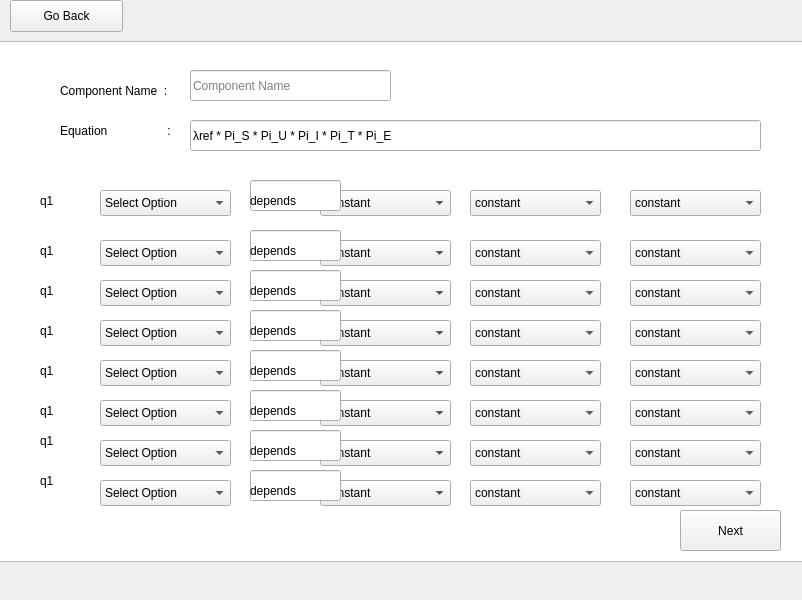
<?xml version="1.0" encoding="UTF-8"?>
<ui version="4.0">
 <class>Form</class>
 <widget class="QWidget" name="Form">
  <property name="geometry">
   <rect>
    <x>0</x>
    <y>0</y>
    <width>802</width>
    <height>600</height>
   </rect>
  </property>
  <property name="acceptDrops">
   <bool>true</bool>
  </property>
  <property name="windowTitle">
   <string>Components</string>
  </property>
  <widget class="QPushButton" name="backBtn">
   <property name="geometry">
    <rect>
     <x>10</x>
     <y>0</y>
     <width>113</width>
     <height>32</height>
    </rect>
   </property>
   <property name="text">
    <string>Go Back</string>
   </property>
  </widget>
  <widget class="QTableView" name="tableView">
   <property name="geometry">
    <rect>
     <x>-5</x>
     <y>41</y>
     <width>811</width>
     <height>521</height>
    </rect>
   </property>
  </widget>
  <widget class="QLabel" name="label">
   <property name="geometry">
    <rect>
     <x>60</x>
     <y>70</y>
     <width>121</width>
     <height>41</height>
    </rect>
   </property>
   <property name="text">
    <string>Component Name  :</string>
   </property>
  </widget>
  <widget class="QPushButton" name="nextBtm">
   <property name="enabled">
    <bool>true</bool>
   </property>
   <property name="geometry">
    <rect>
     <x>680</x>
     <y>510</y>
     <width>101</width>
     <height>41</height>
    </rect>
   </property>
   <property name="text">
    <string>Next</string>
   </property>
   <property name="autoDefault">
    <bool>false</bool>
   </property>
   <property name="default">
    <bool>false</bool>
   </property>
   <property name="flat">
    <bool>false</bool>
   </property>
  </widget>
  <widget class="QLabel" name="refTemp">
   <property name="geometry">
    <rect>
     <x>250</x>
     <y>200</y>
     <width>60</width>
     <height>16</height>
    </rect>
   </property>
   <property name="text">
    <string/>
   </property>
  </widget>
  <widget class="QLineEdit" name="compName">
   <property name="geometry">
    <rect>
     <x>190</x>
     <y>70</y>
     <width>201</width>
     <height>31</height>
    </rect>
   </property>
   <property name="placeholderText">
    <string>Component Name</string>
   </property>
  </widget>
  <widget class="QLineEdit" name="equation">
   <property name="geometry">
    <rect>
     <x>190</x>
     <y>120</y>
     <width>571</width>
     <height>31</height>
    </rect>
   </property>
   <property name="text">
    <string>λref * Pi_S * Pi_U * Pi_I * Pi_T * Pi_E</string>
   </property>
   <property name="placeholderText">
    <string>Component Name</string>
   </property>
  </widget>
  <widget class="QLabel" name="label_2">
   <property name="geometry">
    <rect>
     <x>60</x>
     <y>110</y>
     <width>121</width>
     <height>41</height>
    </rect>
   </property>
   <property name="text">
    <string>Equation                  :</string>
   </property>
  </widget>
  <widget class="QLabel" name="vaiable_label_1">
   <property name="geometry">
    <rect>
     <x>40</x>
     <y>180</y>
     <width>61</width>
     <height>41</height>
    </rect>
   </property>
   <property name="text">
    <string>q1</string>
   </property>
  </widget>
  <widget class="QLabel" name="vaiable_label_2">
   <property name="geometry">
    <rect>
     <x>40</x>
     <y>230</y>
     <width>61</width>
     <height>41</height>
    </rect>
   </property>
   <property name="text">
    <string>q1</string>
   </property>
  </widget>
  <widget class="QLabel" name="vaiable_label_3">
   <property name="geometry">
    <rect>
     <x>40</x>
     <y>270</y>
     <width>61</width>
     <height>41</height>
    </rect>
   </property>
   <property name="text">
    <string>q1</string>
   </property>
  </widget>
  <widget class="QLabel" name="vaiable_label_4">
   <property name="geometry">
    <rect>
     <x>40</x>
     <y>310</y>
     <width>61</width>
     <height>41</height>
    </rect>
   </property>
   <property name="text">
    <string>q1</string>
   </property>
  </widget>
  <widget class="QLabel" name="vaiable_label_5">
   <property name="geometry">
    <rect>
     <x>40</x>
     <y>350</y>
     <width>61</width>
     <height>41</height>
    </rect>
   </property>
   <property name="text">
    <string>q1</string>
   </property>
  </widget>
  <widget class="QLabel" name="vaiable_label_6">
   <property name="geometry">
    <rect>
     <x>40</x>
     <y>390</y>
     <width>61</width>
     <height>41</height>
    </rect>
   </property>
   <property name="text">
    <string>q1</string>
   </property>
  </widget>
  <widget class="QLabel" name="vaiable_label_7">
   <property name="geometry">
    <rect>
     <x>40</x>
     <y>420</y>
     <width>61</width>
     <height>41</height>
    </rect>
   </property>
   <property name="text">
    <string>q1</string>
   </property>
  </widget>
  <widget class="QLabel" name="vaiable_label_8">
   <property name="geometry">
    <rect>
     <x>40</x>
     <y>460</y>
     <width>61</width>
     <height>41</height>
    </rect>
   </property>
   <property name="text">
    <string>q1</string>
   </property>
  </widget>
  <widget class="QComboBox" name="select_val_1">
   <property name="geometry">
    <rect>
     <x>100</x>
     <y>190</y>
     <width>131</width>
     <height>26</height>
    </rect>
   </property>
   <item>
    <property name="text">
     <string>Select Option</string>
    </property>
   </item>
   <item>
    <property name="text">
     <string>constant</string>
    </property>
   </item>
   <item>
    <property name="text">
     <string>depends</string>
    </property>
   </item>
  </widget>
  <widget class="QComboBox" name="select_val_2">
   <property name="geometry">
    <rect>
     <x>100</x>
     <y>240</y>
     <width>131</width>
     <height>26</height>
    </rect>
   </property>
   <item>
    <property name="text">
     <string>Select Option</string>
    </property>
   </item>
   <item>
    <property name="text">
     <string>constant</string>
    </property>
   </item>
   <item>
    <property name="text">
     <string>depends</string>
    </property>
   </item>
  </widget>
  <widget class="QComboBox" name="select_val_3">
   <property name="geometry">
    <rect>
     <x>100</x>
     <y>280</y>
     <width>131</width>
     <height>26</height>
    </rect>
   </property>
   <item>
    <property name="text">
     <string>Select Option</string>
    </property>
   </item>
   <item>
    <property name="text">
     <string>constant</string>
    </property>
   </item>
   <item>
    <property name="text">
     <string>depends</string>
    </property>
   </item>
  </widget>
  <widget class="QComboBox" name="select_val_4">
   <property name="geometry">
    <rect>
     <x>100</x>
     <y>320</y>
     <width>131</width>
     <height>26</height>
    </rect>
   </property>
   <item>
    <property name="text">
     <string>Select Option</string>
    </property>
   </item>
   <item>
    <property name="text">
     <string>constant</string>
    </property>
   </item>
   <item>
    <property name="text">
     <string>depends</string>
    </property>
   </item>
  </widget>
  <widget class="QComboBox" name="select_val_5">
   <property name="geometry">
    <rect>
     <x>100</x>
     <y>360</y>
     <width>131</width>
     <height>26</height>
    </rect>
   </property>
   <item>
    <property name="text">
     <string>Select Option</string>
    </property>
   </item>
   <item>
    <property name="text">
     <string>constant</string>
    </property>
   </item>
   <item>
    <property name="text">
     <string>depends</string>
    </property>
   </item>
  </widget>
  <widget class="QComboBox" name="select_val_6">
   <property name="geometry">
    <rect>
     <x>100</x>
     <y>400</y>
     <width>131</width>
     <height>26</height>
    </rect>
   </property>
   <item>
    <property name="text">
     <string>Select Option</string>
    </property>
   </item>
   <item>
    <property name="text">
     <string>constant</string>
    </property>
   </item>
   <item>
    <property name="text">
     <string>depends</string>
    </property>
   </item>
  </widget>
  <widget class="QComboBox" name="select_val_7">
   <property name="geometry">
    <rect>
     <x>100</x>
     <y>440</y>
     <width>131</width>
     <height>26</height>
    </rect>
   </property>
   <item>
    <property name="text">
     <string>Select Option</string>
    </property>
   </item>
   <item>
    <property name="text">
     <string>constant</string>
    </property>
   </item>
   <item>
    <property name="text">
     <string>depends</string>
    </property>
   </item>
  </widget>
  <widget class="QComboBox" name="select_val_8">
   <property name="geometry">
    <rect>
     <x>100</x>
     <y>480</y>
     <width>131</width>
     <height>26</height>
    </rect>
   </property>
   <item>
    <property name="text">
     <string>Select Option</string>
    </property>
   </item>
   <item>
    <property name="text">
     <string>constant</string>
    </property>
   </item>
   <item>
    <property name="text">
     <string>depends</string>
    </property>
   </item>
  </widget>
  <widget class="QComboBox" name="select_option_val_1_1">
   <property name="geometry">
    <rect>
     <x>320</x>
     <y>190</y>
     <width>131</width>
     <height>26</height>
    </rect>
   </property>
   <item>
    <property name="text">
     <string>constant</string>
    </property>
   </item>
   <item>
    <property name="text">
     <string>depends</string>
    </property>
   </item>
  </widget>
  <widget class="QComboBox" name="select_option_val_2_1">
   <property name="geometry">
    <rect>
     <x>320</x>
     <y>240</y>
     <width>131</width>
     <height>26</height>
    </rect>
   </property>
   <item>
    <property name="text">
     <string>constant</string>
    </property>
   </item>
   <item>
    <property name="text">
     <string>depends</string>
    </property>
   </item>
  </widget>
  <widget class="QComboBox" name="select_option_val_3_1">
   <property name="geometry">
    <rect>
     <x>320</x>
     <y>280</y>
     <width>131</width>
     <height>26</height>
    </rect>
   </property>
   <item>
    <property name="text">
     <string>constant</string>
    </property>
   </item>
   <item>
    <property name="text">
     <string>depends</string>
    </property>
   </item>
  </widget>
  <widget class="QComboBox" name="select_option_val_4_1">
   <property name="geometry">
    <rect>
     <x>320</x>
     <y>320</y>
     <width>131</width>
     <height>26</height>
    </rect>
   </property>
   <item>
    <property name="text">
     <string>constant</string>
    </property>
   </item>
   <item>
    <property name="text">
     <string>depends</string>
    </property>
   </item>
  </widget>
  <widget class="QComboBox" name="select_option_val_5_1">
   <property name="geometry">
    <rect>
     <x>320</x>
     <y>360</y>
     <width>131</width>
     <height>26</height>
    </rect>
   </property>
   <item>
    <property name="text">
     <string>constant</string>
    </property>
   </item>
   <item>
    <property name="text">
     <string>depends</string>
    </property>
   </item>
  </widget>
  <widget class="QComboBox" name="select_option_val_6_1">
   <property name="geometry">
    <rect>
     <x>320</x>
     <y>400</y>
     <width>131</width>
     <height>26</height>
    </rect>
   </property>
   <item>
    <property name="text">
     <string>constant</string>
    </property>
   </item>
   <item>
    <property name="text">
     <string>depends</string>
    </property>
   </item>
  </widget>
  <widget class="QComboBox" name="select_option_val_7_1">
   <property name="geometry">
    <rect>
     <x>320</x>
     <y>440</y>
     <width>131</width>
     <height>26</height>
    </rect>
   </property>
   <item>
    <property name="text">
     <string>constant</string>
    </property>
   </item>
   <item>
    <property name="text">
     <string>depends</string>
    </property>
   </item>
  </widget>
  <widget class="QComboBox" name="select_option_val_8_1">
   <property name="geometry">
    <rect>
     <x>320</x>
     <y>480</y>
     <width>131</width>
     <height>26</height>
    </rect>
   </property>
   <item>
    <property name="text">
     <string>constant</string>
    </property>
   </item>
   <item>
    <property name="text">
     <string>depends</string>
    </property>
   </item>
  </widget>
  <widget class="QComboBox" name="select_option_val_1_2">
   <property name="geometry">
    <rect>
     <x>470</x>
     <y>190</y>
     <width>131</width>
     <height>26</height>
    </rect>
   </property>
   <item>
    <property name="text">
     <string>constant</string>
    </property>
   </item>
   <item>
    <property name="text">
     <string>depends</string>
    </property>
   </item>
  </widget>
  <widget class="QComboBox" name="select_option_val_1_3">
   <property name="geometry">
    <rect>
     <x>630</x>
     <y>190</y>
     <width>131</width>
     <height>26</height>
    </rect>
   </property>
   <item>
    <property name="text">
     <string>constant</string>
    </property>
   </item>
   <item>
    <property name="text">
     <string>depends</string>
    </property>
   </item>
  </widget>
  <widget class="QComboBox" name="select_option_val_2_2">
   <property name="geometry">
    <rect>
     <x>470</x>
     <y>240</y>
     <width>131</width>
     <height>26</height>
    </rect>
   </property>
   <item>
    <property name="text">
     <string>constant</string>
    </property>
   </item>
   <item>
    <property name="text">
     <string>depends</string>
    </property>
   </item>
  </widget>
  <widget class="QComboBox" name="select_option_val_2_3">
   <property name="geometry">
    <rect>
     <x>630</x>
     <y>240</y>
     <width>131</width>
     <height>26</height>
    </rect>
   </property>
   <item>
    <property name="text">
     <string>constant</string>
    </property>
   </item>
   <item>
    <property name="text">
     <string>depends</string>
    </property>
   </item>
  </widget>
  <widget class="QComboBox" name="select_option_val_3_2">
   <property name="geometry">
    <rect>
     <x>470</x>
     <y>280</y>
     <width>131</width>
     <height>26</height>
    </rect>
   </property>
   <item>
    <property name="text">
     <string>constant</string>
    </property>
   </item>
   <item>
    <property name="text">
     <string>depends</string>
    </property>
   </item>
  </widget>
  <widget class="QComboBox" name="select_option_val_3_3">
   <property name="geometry">
    <rect>
     <x>630</x>
     <y>280</y>
     <width>131</width>
     <height>26</height>
    </rect>
   </property>
   <item>
    <property name="text">
     <string>constant</string>
    </property>
   </item>
   <item>
    <property name="text">
     <string>depends</string>
    </property>
   </item>
  </widget>
  <widget class="QComboBox" name="select_option_val_4_2">
   <property name="geometry">
    <rect>
     <x>470</x>
     <y>320</y>
     <width>131</width>
     <height>26</height>
    </rect>
   </property>
   <item>
    <property name="text">
     <string>constant</string>
    </property>
   </item>
   <item>
    <property name="text">
     <string>depends</string>
    </property>
   </item>
  </widget>
  <widget class="QComboBox" name="select_option_val_4_3">
   <property name="geometry">
    <rect>
     <x>630</x>
     <y>320</y>
     <width>131</width>
     <height>26</height>
    </rect>
   </property>
   <item>
    <property name="text">
     <string>constant</string>
    </property>
   </item>
   <item>
    <property name="text">
     <string>depends</string>
    </property>
   </item>
  </widget>
  <widget class="QComboBox" name="select_option_val_5_2">
   <property name="geometry">
    <rect>
     <x>470</x>
     <y>360</y>
     <width>131</width>
     <height>26</height>
    </rect>
   </property>
   <item>
    <property name="text">
     <string>constant</string>
    </property>
   </item>
   <item>
    <property name="text">
     <string>depends</string>
    </property>
   </item>
  </widget>
  <widget class="QComboBox" name="select_option_val_5_3">
   <property name="geometry">
    <rect>
     <x>630</x>
     <y>360</y>
     <width>131</width>
     <height>26</height>
    </rect>
   </property>
   <item>
    <property name="text">
     <string>constant</string>
    </property>
   </item>
   <item>
    <property name="text">
     <string>depends</string>
    </property>
   </item>
  </widget>
  <widget class="QComboBox" name="select_option_val_6_2">
   <property name="geometry">
    <rect>
     <x>470</x>
     <y>400</y>
     <width>131</width>
     <height>26</height>
    </rect>
   </property>
   <item>
    <property name="text">
     <string>constant</string>
    </property>
   </item>
   <item>
    <property name="text">
     <string>depends</string>
    </property>
   </item>
  </widget>
  <widget class="QComboBox" name="select_option_val_6_3">
   <property name="geometry">
    <rect>
     <x>630</x>
     <y>400</y>
     <width>131</width>
     <height>26</height>
    </rect>
   </property>
   <item>
    <property name="text">
     <string>constant</string>
    </property>
   </item>
   <item>
    <property name="text">
     <string>depends</string>
    </property>
   </item>
  </widget>
  <widget class="QComboBox" name="select_option_val_7_2">
   <property name="geometry">
    <rect>
     <x>470</x>
     <y>440</y>
     <width>131</width>
     <height>26</height>
    </rect>
   </property>
   <item>
    <property name="text">
     <string>constant</string>
    </property>
   </item>
   <item>
    <property name="text">
     <string>depends</string>
    </property>
   </item>
  </widget>
  <widget class="QComboBox" name="select_option_val_7_3">
   <property name="geometry">
    <rect>
     <x>630</x>
     <y>440</y>
     <width>131</width>
     <height>26</height>
    </rect>
   </property>
   <item>
    <property name="text">
     <string>constant</string>
    </property>
   </item>
   <item>
    <property name="text">
     <string>depends</string>
    </property>
   </item>
  </widget>
  <widget class="QComboBox" name="select_option_val_8_2">
   <property name="geometry">
    <rect>
     <x>470</x>
     <y>480</y>
     <width>131</width>
     <height>26</height>
    </rect>
   </property>
   <item>
    <property name="text">
     <string>constant</string>
    </property>
   </item>
   <item>
    <property name="text">
     <string>depends</string>
    </property>
   </item>
  </widget>
  <widget class="QComboBox" name="select_option_val_8_3">
   <property name="geometry">
    <rect>
     <x>630</x>
     <y>480</y>
     <width>131</width>
     <height>26</height>
    </rect>
   </property>
   <item>
    <property name="text">
     <string>constant</string>
    </property>
   </item>
   <item>
    <property name="text">
     <string>depends</string>
    </property>
   </item>
  </widget>
  <widget class="QLineEdit" name="const_value_1">
   <property name="geometry">
    <rect>
     <x>250</x>
     <y>180</y>
     <width>91</width>
     <height>31</height>
    </rect>
   </property>
  </widget>
  <widget class="QLineEdit" name="const_value_2">
   <property name="geometry">
    <rect>
     <x>250</x>
     <y>230</y>
     <width>91</width>
     <height>31</height>
    </rect>
   </property>
  </widget>
  <widget class="QLineEdit" name="const_value_3">
   <property name="geometry">
    <rect>
     <x>250</x>
     <y>270</y>
     <width>91</width>
     <height>31</height>
    </rect>
   </property>
  </widget>
  <widget class="QLineEdit" name="const_value_4">
   <property name="geometry">
    <rect>
     <x>250</x>
     <y>310</y>
     <width>91</width>
     <height>31</height>
    </rect>
   </property>
  </widget>
  <widget class="QLineEdit" name="const_value_5">
   <property name="geometry">
    <rect>
     <x>250</x>
     <y>350</y>
     <width>91</width>
     <height>31</height>
    </rect>
   </property>
  </widget>
  <widget class="QLineEdit" name="const_value_6">
   <property name="geometry">
    <rect>
     <x>250</x>
     <y>390</y>
     <width>91</width>
     <height>31</height>
    </rect>
   </property>
  </widget>
  <widget class="QLineEdit" name="const_value_7">
   <property name="geometry">
    <rect>
     <x>250</x>
     <y>430</y>
     <width>91</width>
     <height>31</height>
    </rect>
   </property>
  </widget>
  <widget class="QLineEdit" name="const_value_8">
   <property name="geometry">
    <rect>
     <x>250</x>
     <y>470</y>
     <width>91</width>
     <height>31</height>
    </rect>
   </property>
  </widget>
  <widget class="QLabel" name="deps_label_1">
   <property name="geometry">
    <rect>
     <x>250</x>
     <y>180</y>
     <width>71</width>
     <height>41</height>
    </rect>
   </property>
   <property name="text">
    <string>depends</string>
   </property>
  </widget>
  <widget class="QLabel" name="deps_label_2">
   <property name="geometry">
    <rect>
     <x>250</x>
     <y>230</y>
     <width>71</width>
     <height>41</height>
    </rect>
   </property>
   <property name="text">
    <string>depends</string>
   </property>
  </widget>
  <widget class="QLabel" name="deps_label_3">
   <property name="geometry">
    <rect>
     <x>250</x>
     <y>270</y>
     <width>71</width>
     <height>41</height>
    </rect>
   </property>
   <property name="text">
    <string>depends</string>
   </property>
  </widget>
  <widget class="QLabel" name="deps_label_4">
   <property name="geometry">
    <rect>
     <x>250</x>
     <y>310</y>
     <width>71</width>
     <height>41</height>
    </rect>
   </property>
   <property name="text">
    <string>depends</string>
   </property>
  </widget>
  <widget class="QLabel" name="deps_label_5">
   <property name="geometry">
    <rect>
     <x>250</x>
     <y>350</y>
     <width>71</width>
     <height>41</height>
    </rect>
   </property>
   <property name="text">
    <string>depends</string>
   </property>
  </widget>
  <widget class="QLabel" name="deps_label_6">
   <property name="geometry">
    <rect>
     <x>250</x>
     <y>390</y>
     <width>71</width>
     <height>41</height>
    </rect>
   </property>
   <property name="text">
    <string>depends</string>
   </property>
  </widget>
  <widget class="QLabel" name="deps_label_7">
   <property name="geometry">
    <rect>
     <x>250</x>
     <y>430</y>
     <width>71</width>
     <height>41</height>
    </rect>
   </property>
   <property name="text">
    <string>depends</string>
   </property>
  </widget>
  <widget class="QLabel" name="deps_label_8">
   <property name="geometry">
    <rect>
     <x>250</x>
     <y>470</y>
     <width>71</width>
     <height>41</height>
    </rect>
   </property>
   <property name="text">
    <string>depends</string>
   </property>
  </widget>
 </widget>
 <resources/>
 <connections/>
</ui>
